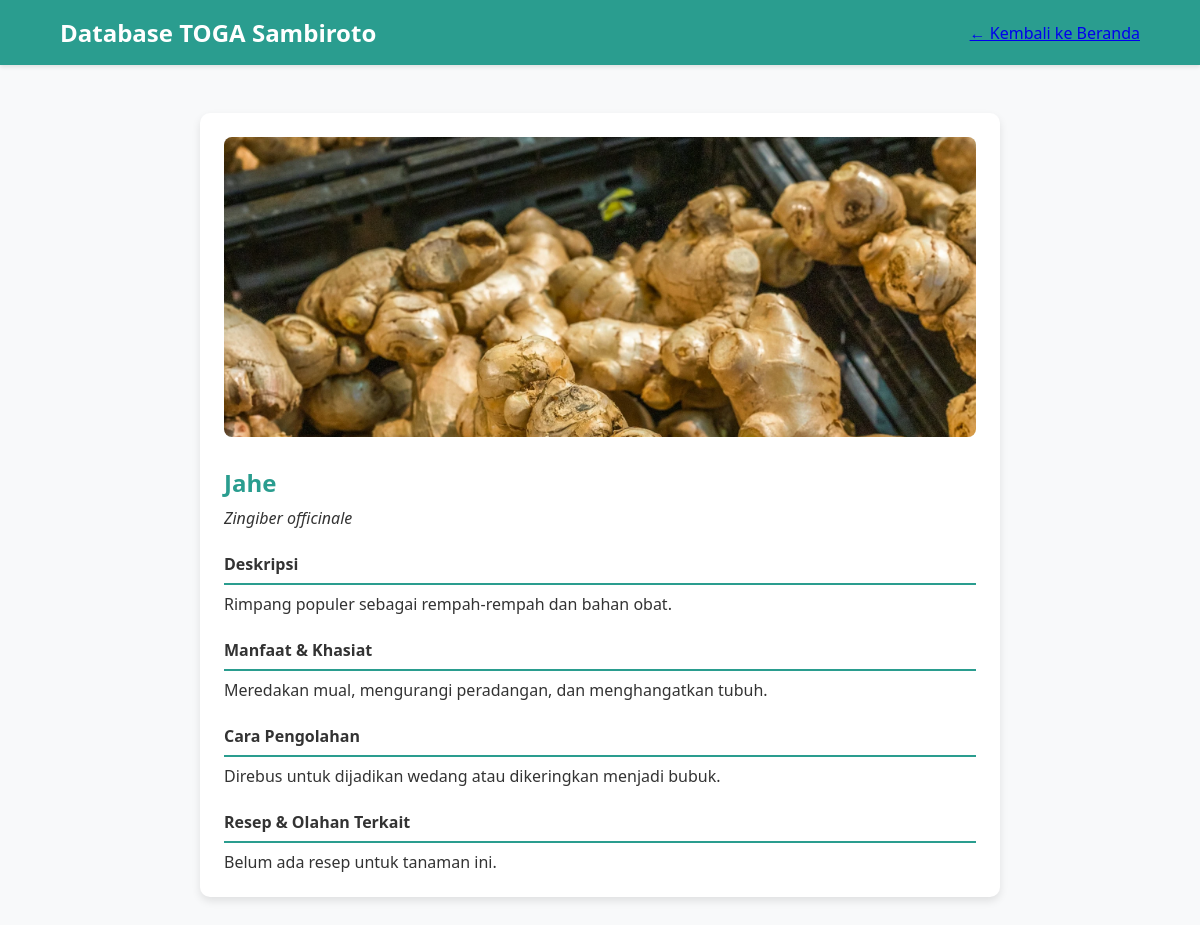
The page /tanaman/1 on the database its author committed.
### tables this page shows
CREATE TABLE tanaman (
                id INTEGER PRIMARY KEY,
                nama TEXT NOT NULL,
                namaLatin TEXT,
                gambar TEXT,
                deskripsiSingkat TEXT,
                manfaat TEXT,
                caraPengolahan TEXT
            );

### app.py (the view)
@app.route('/tanaman/<int:id>')
def detail_tanaman(id):
    conn = db_connection()
    tanaman = conn.execute('SELECT * FROM tanaman WHERE id = ?', (id,)).fetchone()
    resep_list = conn.execute('SELECT * FROM resep WHERE tanaman_id = ? ORDER BY nama_resep', (id,)).fetchall()
    conn.close()
    if tanaman is None:
        return "Tanaman tidak ditemukan", 404
    return render_template('detail_tanaman.html', tanaman=tanaman)

### app.py (called while the page is built)
def db_connection():
    conn = None
    try:
        conn = sqlite3.connect('toga.sqlite')
        conn.row_factory = sqlite3.Row # Ini akan membuat hasil query bisa diakses seperti dictionary
    except sqlite3.error as e:
        print(e)
    return conn

### templates/detail_tanaman.html (shortened to what this page needs)
<!DOCTYPE html>
<html lang="id">
<head>
    <link rel="stylesheet" href="{{ url_for('static', filename='css/base.css') }}">
</head>
<body>
    <header>
        <h1>Database TOGA Sambiroto</h1>
        <nav class="header-nav">
            <a href="{{ url_for('index') }}" class="admin-login-btn">&larr; Kembali ke Beranda</a>
        </nav>
    </header>
    <main>
        <div class="detail-container">
            <img src="{{ url_for('static', filename=tanaman.gambar) }}" alt="{{ tanaman.nama }}" class="detail-img">
            <h2>{{ tanaman.nama }}</h2>
            <p><i>{{ tanaman.namaLatin }}</i></p>
            <h4>Deskripsi</h4>
            <p>{{ tanaman.deskripsiSingkat }}</p>
            <h4>Manfaat & Khasiat</h4>
            <p>{{ tanaman.manfaat }}</p>
            <h4>Cara Pengolahan</h4>
            <p>{{ tanaman.caraPengolahan }}</p>
            <h4>Resep & Olahan Terkait</h4>
            {% if resep_list %}
                {% for resep in resep_list %}
                <div class="resep-item">
                    <h5>{{ resep.nama_resep }}</h5>
                    <strong>Bahan:</strong>
                    <p>{{ resep.bahan | nl2br }}</p>
                    <strong>Langkah-langkah:</strong>
                    <p>{{ resep.langkah_pembuatan | nl2br }}</p>
                </div>
                {% endfor %}
            {% else %}
                <p>Belum ada resep untuk tanaman ini.</p>
            {% endif %}
        </div>
    </main>
</body>
</html>

### static/css/base.css (style rules this page uses)
:root { --primary-green: #2a9d8f; --secondary-green: #e9c46a; --background-color: #f8f9fa; --text-color: #333; --card-bg: #ffffff; --shadow: 0 4px 8px rgba(0, 0, 0, 0.1); }
* { margin: 0; padding: 0; box-sizing: border-box; }
body { font-family: 'Segoe UI', Tahoma, Geneva, Verdana, sans-serif; background-color: var(--background-color); color: var(--text-color); }
header { background-color: var(--primary-green); color: white; padding: 1rem 5%; display: flex; align-items: center; box-shadow: 0 2px 4px rgba(0,0,0,0.1); }
header h1 { font-size: 1.5rem; }
.header-nav { display: flex; align-items: center; gap: 1rem; margin-left: auto; }
main { padding: 2rem 5%; }

### templates/detail_tanaman.html (style rules this page uses)
.detail-container { max-width: 800px; margin: 1rem auto; padding: 1.5rem; background: white; border-radius: 10px; box-shadow: 0 4px 8px rgba(0,0,0,0.1); }
.detail-img { width: 100%; height: auto; max-height: 300px; object-fit: cover; border-radius: 8px; margin-bottom: 1.5rem; }
.detail-container h2 { color: var(--primary-green); margin-bottom: 0.5rem; }
.detail-container h4 { margin-top: 1.5rem; border-bottom: 2px solid var(--primary-green); padding-bottom: 0.5rem; margin-bottom: 0.5rem; }

### rows shown on the page
tanaman: gambar (picture), nama "Jahe", namaLatin "Zingiber officinale", deskripsiSingkat "Rimpang populer sebagai rempah-rempah dan bahan obat.", manfaat "Meredakan mual, mengurangi peradangan, dan menghangatkan tubuh.", caraPengolahan "Direbus untuk dijadikan wedang atau dikeringkan menjadi bubuk."
